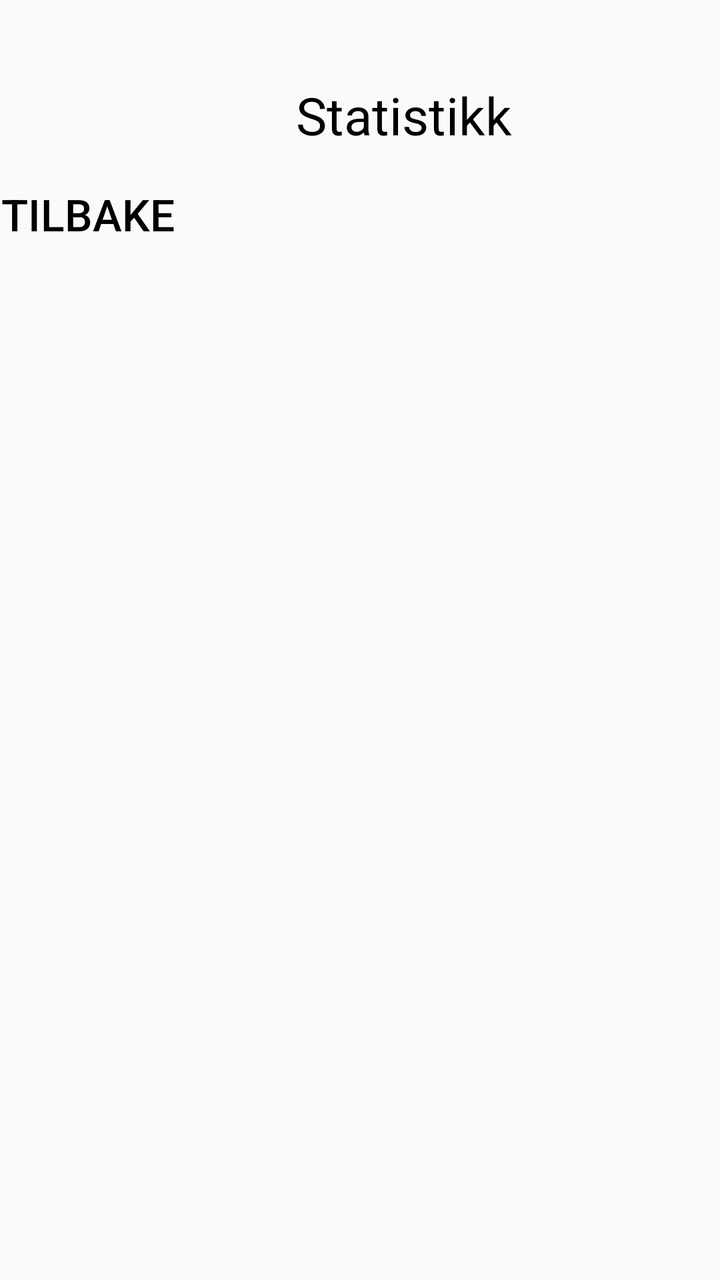
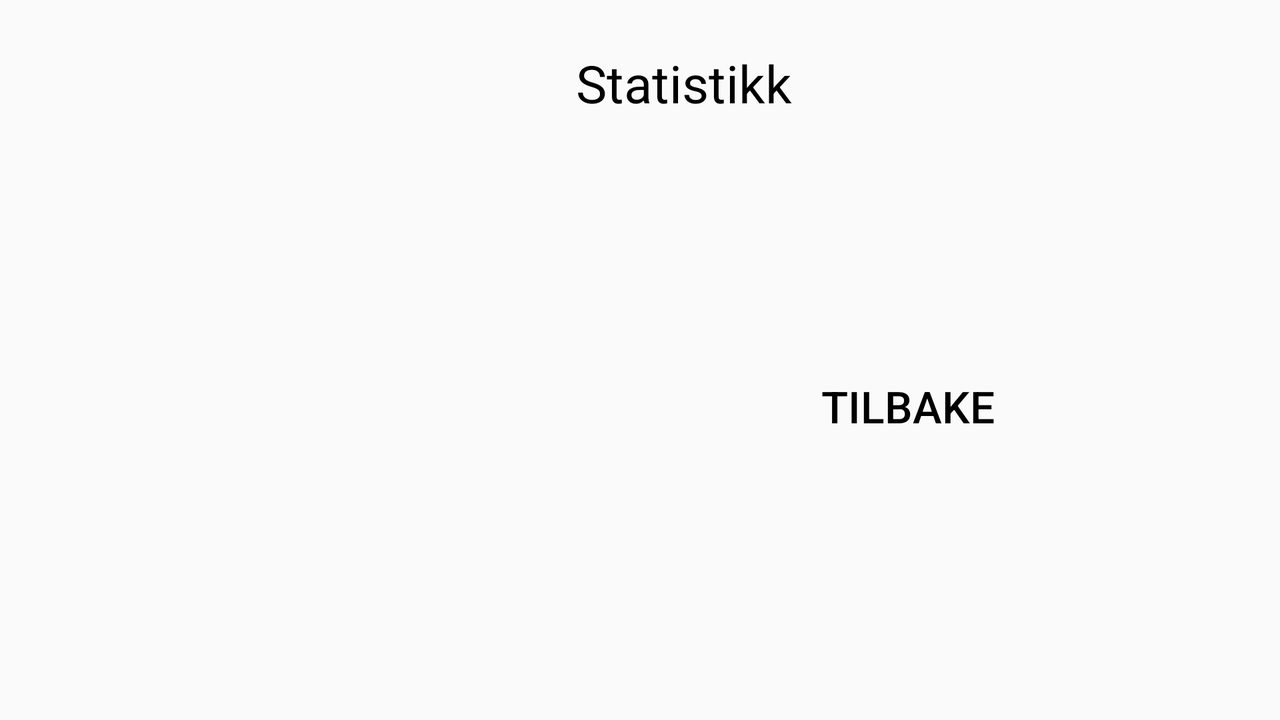

An Android layout and its configuration variant, each rendered on a device that would load it. The default file and the variant file are quoted in full after the pictures.
<!-- AndroidManifest.xml: application theme AppTheme -->
<!-- res/layout/activity_statistics.xml -->
<?xml version="1.0" encoding="utf-8"?>
<LinearLayout xmlns:android="http://schemas.android.com/apk/res/android"
    xmlns:app="http://schemas.android.com/apk/res-auto"
    xmlns:tools="http://schemas.android.com/tools"
    android:id="@+id/linearLayout5"
    android:layout_width="match_parent"
    android:layout_height="match_parent"
    android:background="?attr/bgColor"
    android:orientation="vertical"
    tools:context=".StatisticsActivity">

    <TextView
        android:id="@+id/textView4"
        android:layout_width="wrap_content"
        android:layout_height="wrap_content"
        android:layout_marginStart="148dp"
        android:layout_marginTop="40dp"
        android:text="@string/stats"
        android:textColor="?attr/textColor"
        android:textSize="26sp" />

    <androidx.recyclerview.widget.RecyclerView
        android:id="@+id/listView"
        android:layout_width="match_parent"
        android:layout_height="wrap_content"
        android:divider="@color/colorAccent"
        android:padding="4dp"
        android:dividerHeight="0.5dp"
        android:scrollbars="vertical"/>

    <LinearLayout
        android:layout_width="match_parent"
        android:layout_height="wrap_content"
        android:orientation="horizontal">
        <Button
            android:id="@+id/btnBackStats"
            android:layout_width="wrap_content"
            android:layout_height="wrap_content"
            android:background="?attr/bgButton"
            android:text="@string/btnBack"
            android:textColor="?attr/textColor"
            android:textSize="22sp"
            android:visibility="visible" />

        <Button
            android:id="@+id/btnDelete"
            android:layout_width="wrap_content"
            android:layout_height="wrap_content"
            android:background="@drawable/delete_icon"
            android:textColor="?attr/textColor"
            android:textSize="22sp"
            android:visibility="visible" />
    </LinearLayout>



</LinearLayout>
<!-- resources referenced by this layout -->
<resources>
  <color name="colorAccent">#2aac4b</color>
  <string name="btnBack">Tilbake</string>
  <string name="stats">Statistikk</string>
  <style name="AppTheme" parent="Theme.AppCompat.Light.DarkActionBar">
          
          <item name="colorPrimary">@color/colorPrimary</item>
          <item name="colorPrimaryDark">@color/colorPrimaryDark</item>
          <item name="colorAccent">@color/colorAccent</item>
          <item name="textColor">@color/black</item>
      </style>
  <color name="colorPrimary">#fff</color>
  <color name="colorPrimaryDark">#1e2756</color>
  <color name="black">#000000</color>
</resources>
<!-- res/layout-land/activity_statistics.xml (the repository's variant of the layout above) -->
<!-- drawn on the phone turned sideways -->
<?xml version="1.0" encoding="utf-8"?>
<androidx.constraintlayout.widget.ConstraintLayout xmlns:android="http://schemas.android.com/apk/res/android"
    xmlns:app="http://schemas.android.com/apk/res-auto"
    xmlns:tools="http://schemas.android.com/tools"
    android:id="@+id/linearLayout5"
    android:layout_width="match_parent"
    android:layout_height="match_parent"
    android:background="?attr/bgColor"
    android:orientation="vertical"
    tools:context=".StatisticsActivity">

    <TextView
        android:id="@+id/stats"
        android:layout_width="wrap_content"
        android:layout_height="wrap_content"
        android:layout_gravity="center"
        android:layout_marginStart="288dp"
        android:layout_marginTop="24dp"
        android:text="@string/stats"
        android:textColor="?attr/textColor"
        android:textSize="26sp"
        app:layout_constraintStart_toStartOf="parent"
        app:layout_constraintTop_toTopOf="parent" />

    <androidx.recyclerview.widget.RecyclerView
        android:id="@+id/listView"
        android:layout_width="349dp"
        android:layout_height="300dp"
        android:layout_gravity="center"
        android:layout_marginTop="16dp"
        android:dividerHeight="0.5dp"
        android:padding="4dp"
        android:paddingBottom="100dp"
        android:scrollbars="vertical"
        app:layout_constraintEnd_toEndOf="parent"
        app:layout_constraintHorizontal_bias="0.113"
        app:layout_constraintStart_toStartOf="parent"
        app:layout_constraintTop_toBottomOf="@+id/stats" />

    <Button
        android:id="@+id/btnBackStats"
        android:layout_width="wrap_content"
        android:layout_height="wrap_content"
        android:layout_gravity="center"
        android:layout_marginStart="28dp"
        android:layout_marginTop="120dp"
        android:background="?attr/bgButton"
        android:text="@string/btnBack"
        android:textColor="?attr/textColor"
        android:textSize="22sp"
        android:visibility="visible"
        app:layout_constraintStart_toEndOf="@+id/listView"
        app:layout_constraintTop_toBottomOf="@+id/stats" />

    <ImageView
        android:id="@+id/btnDelete"
        android:layout_width="50dp"
        android:layout_height="50dp"
        android:layout_alignParentTop="true"
        android:layout_alignParentEnd="true"
        android:layout_marginStart="16dp"
        android:layout_marginTop="120dp"
        android:contentDescription="@string/delete"
        android:src="@drawable/delete_icon"
        app:layout_constraintStart_toEndOf="@+id/btnBackStats"
        app:layout_constraintTop_toBottomOf="@+id/stats"
        app:tint="@color/red" />

    <androidx.constraintlayout.widget.Guideline
        android:id="@+id/guideline11"
        android:layout_width="wrap_content"
        android:layout_height="wrap_content"
        android:orientation="vertical"
        app:layout_constraintGuide_percent="0.500684" />

    <androidx.constraintlayout.widget.Guideline
        android:id="@+id/guideline12"
        android:layout_width="wrap_content"
        android:layout_height="wrap_content"
        android:orientation="horizontal"
        app:layout_constraintGuide_begin="512dp" />

    <androidx.constraintlayout.widget.Guideline
        android:id="@+id/guideline13"
        android:layout_width="wrap_content"
        android:layout_height="wrap_content"
        android:orientation="horizontal"
        app:layout_constraintGuide_percent="0.5" />

</androidx.constraintlayout.widget.ConstraintLayout>
<!-- resources referenced by the variant -->
<!-- as the phone turned sideways resolves them -->
<resources>
  <color name="red">#a71e22</color>
  <string name="btnBack">Tilbake</string>
  <string name="delete">Delete</string>
  <string name="stats">Statistikk</string>
  <style name="AppTheme" parent="Theme.AppCompat.Light.DarkActionBar">
          
          <item name="colorPrimary">@color/colorPrimary</item>
          <item name="colorPrimaryDark">@color/colorPrimaryDark</item>
          <item name="colorAccent">@color/colorAccent</item>
          <item name="textColor">@color/black</item>
      </style>
  <color name="colorPrimary">#fff</color>
  <color name="colorPrimaryDark">#1e2756</color>
  <color name="colorAccent">#2aac4b</color>
  <color name="black">#000000</color>
</resources>
